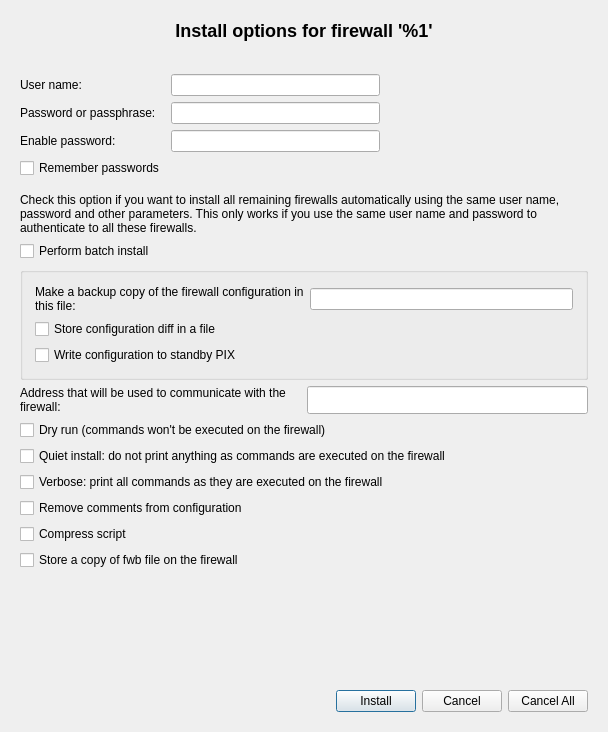
<?xml version="1.0" encoding="UTF-8"?>
<ui version="4.0">
 <class>instOptionsDialog_q</class>
 <widget class="QDialog" name="instOptionsDialog_q">
  <property name="geometry">
   <rect>
    <x>0</x>
    <y>0</y>
    <width>604</width>
    <height>732</height>
   </rect>
  </property>
  <property name="sizePolicy">
   <sizepolicy hsizetype="Preferred" vsizetype="Preferred">
    <horstretch>0</horstretch>
    <verstretch>0</verstretch>
   </sizepolicy>
  </property>
  <property name="maximumSize">
   <size>
    <width>32767</width>
    <height>32767</height>
   </size>
  </property>
  <property name="focusPolicy">
   <enum>Qt::FocusPolicy::StrongFocus</enum>
  </property>
  <property name="windowTitle">
   <string>Install options</string>
  </property>
  <property name="sizeGripEnabled">
   <bool>false</bool>
  </property>
  <layout class="QGridLayout" name="gridLayout_4">
   <item row="0" column="0">
    <widget class="QFrame" name="titleFrame">
     <property name="sizePolicy">
      <sizepolicy hsizetype="Preferred" vsizetype="Fixed">
       <horstretch>0</horstretch>
       <verstretch>0</verstretch>
      </sizepolicy>
     </property>
     <property name="maximumSize">
      <size>
       <width>32767</width>
       <height>32767</height>
      </size>
     </property>
     <property name="frameShape">
      <enum>QFrame::Shape::NoFrame</enum>
     </property>
     <property name="frameShadow">
      <enum>QFrame::Shadow::Plain</enum>
     </property>
     <layout class="QHBoxLayout">
      <item>
       <widget class="QLabel" name="dialogTitleLine">
        <property name="text">
         <string>&lt;p align=&quot;center&quot;&gt;&lt;b&gt;&lt;font size=&quot;+2&quot;&gt;Install options for firewall '%1'&lt;/font&gt;&lt;/b&gt;&lt;/p&gt;</string>
        </property>
        <property name="wordWrap">
         <bool>false</bool>
        </property>
       </widget>
      </item>
     </layout>
    </widget>
   </item>
   <item row="1" column="0">
    <widget class="QFrame" name="mainBox">
     <property name="sizePolicy">
      <sizepolicy hsizetype="Preferred" vsizetype="Minimum">
       <horstretch>0</horstretch>
       <verstretch>0</verstretch>
      </sizepolicy>
     </property>
     <property name="frameShape">
      <enum>QFrame::Shape::NoFrame</enum>
     </property>
     <property name="frameShadow">
      <enum>QFrame::Shadow::Plain</enum>
     </property>
     <layout class="QGridLayout" name="gridLayout_2">
      <item row="0" column="0" colspan="2">
       <widget class="QFrame" name="frame15">
        <property name="sizePolicy">
         <sizepolicy hsizetype="Preferred" vsizetype="Preferred">
          <horstretch>0</horstretch>
          <verstretch>0</verstretch>
         </sizepolicy>
        </property>
        <property name="minimumSize">
         <size>
          <width>500</width>
          <height>50</height>
         </size>
        </property>
        <property name="frameShape">
         <enum>QFrame::Shape::NoFrame</enum>
        </property>
        <property name="frameShadow">
         <enum>QFrame::Shadow::Plain</enum>
        </property>
        <layout class="QGridLayout" name="gridLayout">
         <property name="leftMargin">
          <number>0</number>
         </property>
         <property name="rightMargin">
          <number>0</number>
         </property>
         <item row="0" column="0">
          <widget class="QLabel" name="unameLbl">
           <property name="text">
            <string>User name:</string>
           </property>
           <property name="wordWrap">
            <bool>false</bool>
           </property>
          </widget>
         </item>
         <item row="0" column="1">
          <widget class="QLineEdit" name="uname"/>
         </item>
         <item row="0" column="2">
          <spacer>
           <property name="orientation">
            <enum>Qt::Orientation::Horizontal</enum>
           </property>
           <property name="sizeType">
            <enum>QSizePolicy::Policy::Expanding</enum>
           </property>
           <property name="sizeHint" stdset="0">
            <size>
             <width>20</width>
             <height>22</height>
            </size>
           </property>
          </spacer>
         </item>
         <item row="1" column="0">
          <widget class="QLabel" name="pwdLbl">
           <property name="text">
            <string>Password or passphrase:</string>
           </property>
           <property name="wordWrap">
            <bool>false</bool>
           </property>
          </widget>
         </item>
         <item row="1" column="1">
          <widget class="QLineEdit" name="pwd"/>
         </item>
         <item row="2" column="0">
          <widget class="QLabel" name="epwdLbl">
           <property name="text">
            <string>Enable password:</string>
           </property>
           <property name="wordWrap">
            <bool>false</bool>
           </property>
          </widget>
         </item>
         <item row="2" column="1">
          <widget class="QLineEdit" name="epwd"/>
         </item>
         <item row="3" column="0">
          <widget class="QCheckBox" name="rememberPass">
           <property name="toolTip">
            <string>Remember passwords for the duration of the session (passwords
are never stored permanently). To enable this option turn it on
in Preferences and configure user name used to authenticate to
the firewall in the &quot;advanced&quot; settings dialog of the firewall object.</string>
           </property>
           <property name="layoutDirection">
            <enum>Qt::LayoutDirection::LeftToRight</enum>
           </property>
           <property name="text">
            <string>Remember passwords</string>
           </property>
          </widget>
         </item>
        </layout>
       </widget>
      </item>
      <item row="1" column="0" colspan="2">
       <widget class="QLabel" name="batchInstallText">
        <property name="text">
         <string>Check this option if you want to install all remaining firewalls automatically using the same user name, password and other parameters. This only works if you use the same user name and password to authenticate to all these firewalls. </string>
        </property>
        <property name="alignment">
         <set>Qt::AlignmentFlag::AlignVCenter</set>
        </property>
        <property name="wordWrap">
         <bool>true</bool>
        </property>
       </widget>
      </item>
      <item row="2" column="0">
       <widget class="QCheckBox" name="batchInstall">
        <property name="sizePolicy">
         <sizepolicy hsizetype="Minimum" vsizetype="Fixed">
          <horstretch>0</horstretch>
          <verstretch>0</verstretch>
         </sizepolicy>
        </property>
        <property name="text">
         <string>Perform batch install</string>
        </property>
       </widget>
      </item>
      <item row="3" column="0" colspan="2">
       <widget class="QGroupBox" name="PIXgroupBox">
        <property name="sizePolicy">
         <sizepolicy hsizetype="Preferred" vsizetype="Fixed">
          <horstretch>0</horstretch>
          <verstretch>0</verstretch>
         </sizepolicy>
        </property>
        <property name="title">
         <string/>
        </property>
        <property name="flat">
         <bool>false</bool>
        </property>
        <layout class="QGridLayout">
         <property name="margin" stdset="0">
          <number>12</number>
         </property>
         <item row="3" column="0" colspan="2">
          <widget class="QCheckBox" name="saveStandby">
           <property name="text">
            <string>Write configuration to standby PIX</string>
           </property>
          </widget>
         </item>
         <item row="2" column="0" colspan="2">
          <widget class="QCheckBox" name="saveDiff">
           <property name="text">
            <string>Store configuration diff in a file</string>
           </property>
          </widget>
         </item>
         <item row="1" column="1">
          <widget class="QLineEdit" name="backupConfigFile">
           <property name="minimumSize">
            <size>
             <width>0</width>
             <height>0</height>
            </size>
           </property>
          </widget>
         </item>
         <item row="1" column="0">
          <widget class="QLabel" name="backupConfigFileLbl">
           <property name="sizePolicy">
            <sizepolicy hsizetype="Expanding" vsizetype="Preferred">
             <horstretch>0</horstretch>
             <verstretch>0</verstretch>
            </sizepolicy>
           </property>
           <property name="text">
            <string>Make a backup copy of the firewall configuration in this file:</string>
           </property>
           <property name="alignment">
            <set>Qt::AlignmentFlag::AlignVCenter</set>
           </property>
           <property name="wordWrap">
            <bool>true</bool>
           </property>
          </widget>
         </item>
        </layout>
       </widget>
      </item>
      <item row="4" column="0">
       <widget class="QLabel" name="altAddressLabel">
        <property name="sizePolicy">
         <sizepolicy hsizetype="Expanding" vsizetype="Preferred">
          <horstretch>0</horstretch>
          <verstretch>0</verstretch>
         </sizepolicy>
        </property>
        <property name="text">
         <string>Address that will be used to communicate with the firewall:</string>
        </property>
        <property name="alignment">
         <set>Qt::AlignmentFlag::AlignVCenter</set>
        </property>
        <property name="wordWrap">
         <bool>true</bool>
        </property>
       </widget>
      </item>
      <item row="4" column="1">
       <widget class="QLineEdit" name="altAddress">
        <property name="minimumSize">
         <size>
          <width>200</width>
          <height>0</height>
         </size>
        </property>
        <property name="maximumSize">
         <size>
          <width>32767</width>
          <height>32767</height>
         </size>
        </property>
       </widget>
      </item>
      <item row="5" column="0" colspan="2">
       <widget class="QCheckBox" name="test">
        <property name="text">
         <string>Dry run (commands won't be executed on the firewall)</string>
        </property>
       </widget>
      </item>
      <item row="6" column="0" colspan="2">
       <widget class="QCheckBox" name="quiet">
        <property name="text">
         <string>Quiet install: do not print anything as commands are executed on the firewall</string>
        </property>
       </widget>
      </item>
      <item row="7" column="0" colspan="2">
       <widget class="QCheckBox" name="verbose">
        <property name="text">
         <string>Verbose: print all commands as they are executed on the firewall</string>
        </property>
       </widget>
      </item>
      <item row="8" column="0" colspan="2">
       <widget class="QCheckBox" name="stripComments">
        <property name="text">
         <string>Remove comments from configuration</string>
        </property>
       </widget>
      </item>
      <item row="9" column="0" colspan="2">
       <widget class="QCheckBox" name="compressScript">
        <property name="text">
         <string>Compress script</string>
        </property>
       </widget>
      </item>
      <item row="10" column="0" colspan="2">
       <widget class="QCheckBox" name="copyFWB">
        <property name="text">
         <string>Store a copy of fwb file on the firewall</string>
        </property>
       </widget>
      </item>
      <item row="11" column="0" colspan="2">
       <spacer name="verticalSpacer">
        <property name="orientation">
         <enum>Qt::Orientation::Vertical</enum>
        </property>
        <property name="sizeHint" stdset="0">
         <size>
          <width>568</width>
          <height>37</height>
         </size>
        </property>
       </spacer>
      </item>
     </layout>
     <zorder>frame15</zorder>
     <zorder>PIXgroupBox</zorder>
     <zorder>altAddressLabel</zorder>
     <zorder>altAddress</zorder>
     <zorder>batchInstallText</zorder>
     <zorder>batchInstall</zorder>
     <zorder>copyFWB</zorder>
     <zorder>quiet</zorder>
     <zorder>compressScript</zorder>
     <zorder>test</zorder>
     <zorder>stripComments</zorder>
     <zorder>verbose</zorder>
    </widget>
   </item>
   <item row="2" column="0">
    <widget class="QFrame" name="buttonsFrame">
     <property name="sizePolicy">
      <sizepolicy hsizetype="Preferred" vsizetype="Fixed">
       <horstretch>0</horstretch>
       <verstretch>0</verstretch>
      </sizepolicy>
     </property>
     <property name="maximumSize">
      <size>
       <width>32767</width>
       <height>32767</height>
      </size>
     </property>
     <property name="frameShape">
      <enum>QFrame::Shape::NoFrame</enum>
     </property>
     <property name="frameShadow">
      <enum>QFrame::Shadow::Plain</enum>
     </property>
     <layout class="QGridLayout" name="gridLayout_3">
      <item row="0" column="0">
       <spacer name="horizontalSpacer">
        <property name="orientation">
         <enum>Qt::Orientation::Horizontal</enum>
        </property>
        <property name="sizeHint" stdset="0">
         <size>
          <width>310</width>
          <height>20</height>
         </size>
        </property>
       </spacer>
      </item>
      <item row="0" column="1">
       <widget class="QPushButton" name="okButton">
        <property name="text">
         <string>Install</string>
        </property>
       </widget>
      </item>
      <item row="0" column="2">
       <widget class="QPushButton" name="cancelButton">
        <property name="text">
         <string>Cancel</string>
        </property>
       </widget>
      </item>
      <item row="0" column="3">
       <widget class="QPushButton" name="cancelAllButton">
        <property name="text">
         <string>Cancel All</string>
        </property>
       </widget>
      </item>
     </layout>
    </widget>
   </item>
  </layout>
 </widget>
 <tabstops>
  <tabstop>uname</tabstop>
  <tabstop>pwd</tabstop>
  <tabstop>epwd</tabstop>
  <tabstop>rememberPass</tabstop>
  <tabstop>backupConfigFile</tabstop>
  <tabstop>saveDiff</tabstop>
  <tabstop>saveStandby</tabstop>
  <tabstop>altAddress</tabstop>
  <tabstop>okButton</tabstop>
  <tabstop>cancelButton</tabstop>
  <tabstop>cancelAllButton</tabstop>
 </tabstops>
 <resources/>
 <connections>
  <connection>
   <sender>okButton</sender>
   <signal>clicked()</signal>
   <receiver>instOptionsDialog_q</receiver>
   <slot>accept()</slot>
   <hints>
    <hint type="sourcelabel">
     <x>262</x>
     <y>702</y>
    </hint>
    <hint type="destinationlabel">
     <x>20</x>
     <y>20</y>
    </hint>
   </hints>
  </connection>
  <connection>
   <sender>cancelButton</sender>
   <signal>clicked()</signal>
   <receiver>instOptionsDialog_q</receiver>
   <slot>reject()</slot>
   <hints>
    <hint type="sourcelabel">
     <x>433</x>
     <y>702</y>
    </hint>
    <hint type="destinationlabel">
     <x>20</x>
     <y>20</y>
    </hint>
   </hints>
  </connection>
  <connection>
   <sender>cancelAllButton</sender>
   <signal>clicked()</signal>
   <receiver>instOptionsDialog_q</receiver>
   <slot>cancelAll()</slot>
   <hints>
    <hint type="sourcelabel">
     <x>542</x>
     <y>809</y>
    </hint>
    <hint type="destinationlabel">
     <x>307</x>
     <y>420</y>
    </hint>
   </hints>
  </connection>
  <connection>
   <sender>batchInstall</sender>
   <signal>stateChanged(int)</signal>
   <receiver>instOptionsDialog_q</receiver>
   <slot>batchInstallStateChange()</slot>
   <hints>
    <hint type="sourcelabel">
     <x>301</x>
     <y>573</y>
    </hint>
    <hint type="destinationlabel">
     <x>301</x>
     <y>347</y>
    </hint>
   </hints>
  </connection>
 </connections>
 <slots>
  <slot>cancelAll()</slot>
  <slot>testModeToggled()</slot>
  <slot>batchInstallStateChange()</slot>
 </slots>
</ui>
